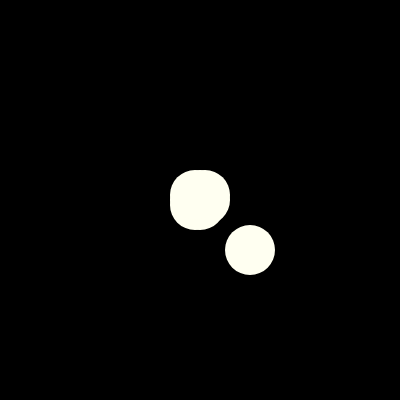
Frame 1 (no input)
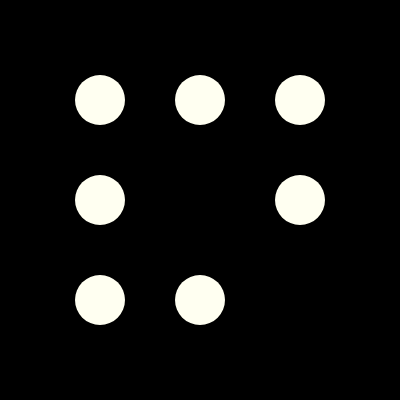
Frame 60 (no input)
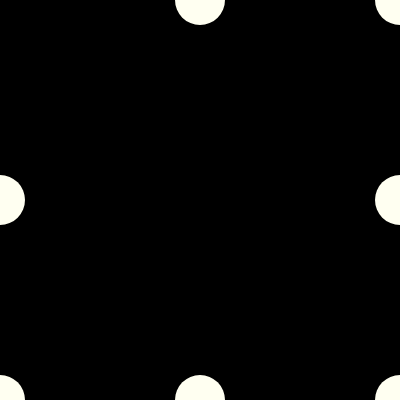
Frame 120 (the mouse pressed at the canvas centre since frame 60)

The p5.js sketch that drew these frames (run headless with seeded random() and noise() and a simulated clock; from frame 60 on, the mouse is pressed at the canvas centre):

// p5.js sketch
// ── sketch.js
// setting up variables (could possibly be done in arrays)

let x1 = 0;
let y1 = 0;

let x2 = 0;
let y2 = 0;

let x3 = 0;
let y3 = 0;

let x4 = 0;
let y4 = 0;

let x5 = 0;
let y5 = 0;

let x6 = 0;
let y6 = 0;

let x7 = 0;
let y7 = 0;

let x8 = 0;
let y8 = 0;

let speedX = 5;
let speedY = 5;



function setup() {
  createCanvas(400, 400);
}

function draw() {
  background(0);
  
  let radius = width/8;
  
  fill('#fffff1')
  noStroke()
  translate(width/2, height/2)
  

  // first circle moving towards right, and then bouncing back
  circle(x1 += speedX, y1, radius)
  
  // second circle moving towards left, and then bouncing back
  circle(x2 -= speedX, y2, radius)
  
  // third circle moving up, and then bouncing back
  circle(x3, y3 += speedY, radius)
  
  // fourth circle moving down
  circle(x4, y4 -= speedY, radius)
  
  // fifth circle moving diagonally top right
  circle(x5 +=speedX, y5 -= speedY, radius)
  
  // sixth circle moving diagonally bottom left
  circle(x6 -=speedX, y6 += speedY, radius)
  
  // seventh circle moving diagonally top left
  circle(x7 -=speedX, y7 -= speedY, radius)
    
  // eighth circle moving diagonally bottom right, speed * 10 !!
  circle(x8 +=speedX * 10, y8 += speedY * 10, radius)
  
  
  // logic for circles to bounce back once they reach the edge
  if(x1 >= width - 4 * radius || x1 <= -width + 4 * radius){
    speedX *= -1;
  }
  
  if(y3 >= height - 4 * radius || y3 <= -height + 4 * radius){
    speedY *= -1;
  }
  
  
}
